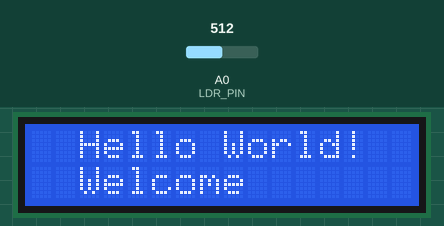
Simulated run of this sketch. Board: Arduino Uno, built with avr-gcc and run on an emulated ATmega328P. Shown: 16×2 character LCD. The inputs (shaded band) are chosen by the test bench; at power-on: A0 (LDR_PIN) = 512.

Above: at 0.1 s.
2.3 s: A0 (LDR_PIN) set to 488
At 5.0 s:
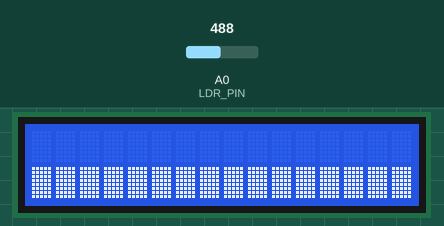
Timing chart, 0 to 6.5 s (numbered marks = the images above; inputs shaded):
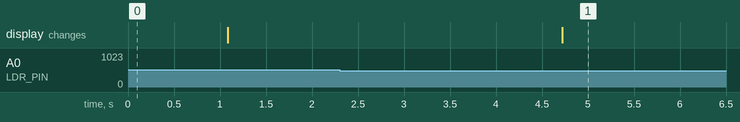

The sketch:

receiver.ino
```cpp
#define LDR_PIN A0
#define THRESHOLD 500
#include <Wire.h>
#include <LiquidCrystal_I2C.h>

LiquidCrystal_I2C lcd = LiquidCrystal_I2C(0x27, 16, 2);
bool receiveDataFlag = false;
void setup() {
  Serial.begin(9600);
  lcd.init();
  lcd.backlight();

  lcd.setCursor(2, 0);
  lcd.print("Hello World!");
  lcd.setCursor(2, 1);
  lcd.print("Welcome");
  delay(1000);
  lcd.clear();
}

void loop() {
  int sensorValue = analogRead(LDR_PIN);

  if (sensorValue > THRESHOLD && !receiveDataFlag) {
    receiveDataFlag = true;
  }

  if (receiveDataFlag) {
    receive_data();
  }
}

void receive_data() {


  char received_sentence[32];

  for (int j = 0; j < 32; j++) {
    char received_byte = 0;

    for (int i = 7; i >= 0; i--) {
      int bit_value = analogRead(LDR_PIN) > THRESHOLD;
      received_byte |= (!bit_value << i);
      delay(14);
    }

    received_sentence[j] = received_byte;
  }


  lcd.setCursor(0, 0);
  lcd.print(received_sentence);

  lcd.setCursor(0, 1);
  lcd.print(received_sentence + 16);

  receiveDataFlag = false;
}
```

Measured:
- the behaviour switches between 501 and 500 on A0 (LDR_PIN) (found by bisection; images 0 and 1)
- after the input at 2.3 s, the display: changes after 2.4 s (image 1)
